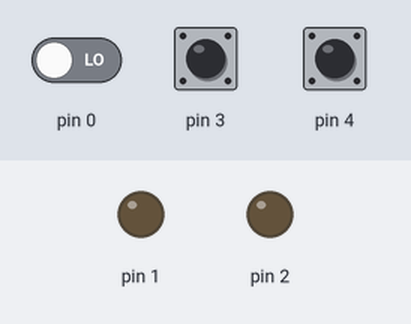
This sketch was run on a simulated Arduino Uno, built with avr-gcc and run on an emulated ATmega328P. Shown: output pins drawn as LEDs (lit = HIGH). Dashed ring = blinking. Inputs (shaded band) come from the test bench; at power-on: pin 3 HIGH, pin 0 LOW, pin 4 HIGH.

Above: at 1.2 s.
1.3 s: pin 3 pulled LOW for 0.15 s
At 1.7 s:
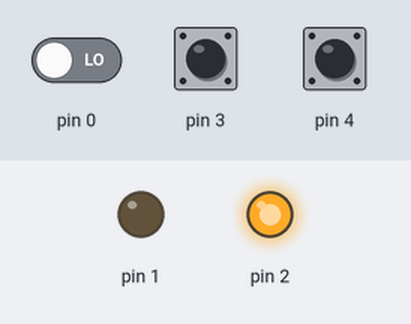
3.8 s: pin 0 driven HIGH
At 5.0 s:
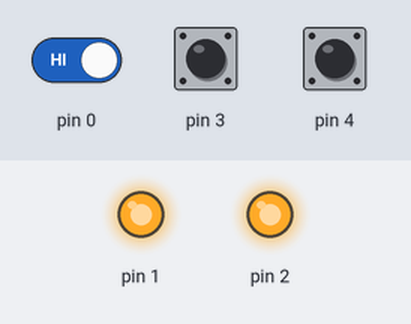
5.3 s: pin 0 driven LOW
At 6.2 s:
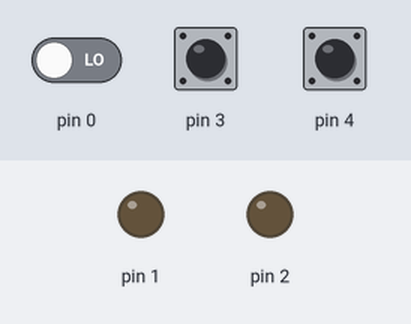
6.8 s: pin 3 pulled LOW for 3.2 s
At 8.7 s:
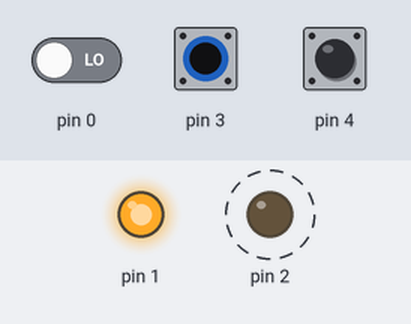
Timing chart, 0 to 12.3 s (numbered marks = the images above; inputs shaded):
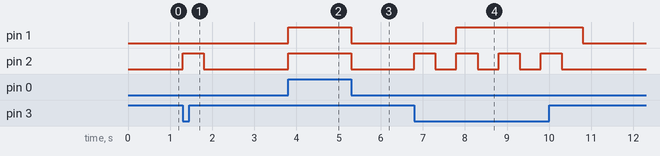

The sketch:

zdrojovy_kod.ino
```cpp
void setup() {
  // put your setup code here, to run once:
  pinMode(0, INPUT);
  pinMode(3, INPUT_PULLUP);
  pinMode(4, INPUT_PULLUP);
  pinMode(1, OUTPUT);
  pinMode(2, OUTPUT);
}

int prepinac() {
  if(digitalRead(3) == LOW) {
    return 1;
  }
  else{
    if(digitalRead(4) == LOW) {
      return 0;
    }
    else {
      return 2;
    }
  }
}

void blikani() {
  digitalWrite(2, HIGH);
  delay(500);
  digitalWrite(2, LOW);
  delay(500);
}

void loop() {
  // put your main code here, to run repeatedly:
  switch(prepinac()) {
    case 0:
      digitalWrite(1, LOW);
      digitalWrite(2, LOW);
      break;
    case 1:
      blikani();
      digitalWrite(1, HIGH);
      break;
    case 2:
      if(digitalRead(0) == HIGH) {
        digitalWrite(2, HIGH);
        digitalWrite(1, HIGH);
      }
      else {
        digitalWrite(1, LOW);
        digitalWrite(2, LOW);
      }
      break;
  }
}
```

Measured:
- after the input at 1.3 s, pin 2: LOW → HIGH at once, → LOW 0.50 s later
- after the input at 3.8 s, pin 1, pin 2: LOW → HIGH at once
- after the input at 5.3 s, pin 1, pin 2: HIGH → LOW at once
- after the input at 6.8 s, pin 1: LOW → HIGH after 1.0 s, → LOW 3.0 s later; pin 2: alternates HIGH for 0.50 s and LOW for 0.50 s, 8 changes in all, then stays LOW, starting at once
